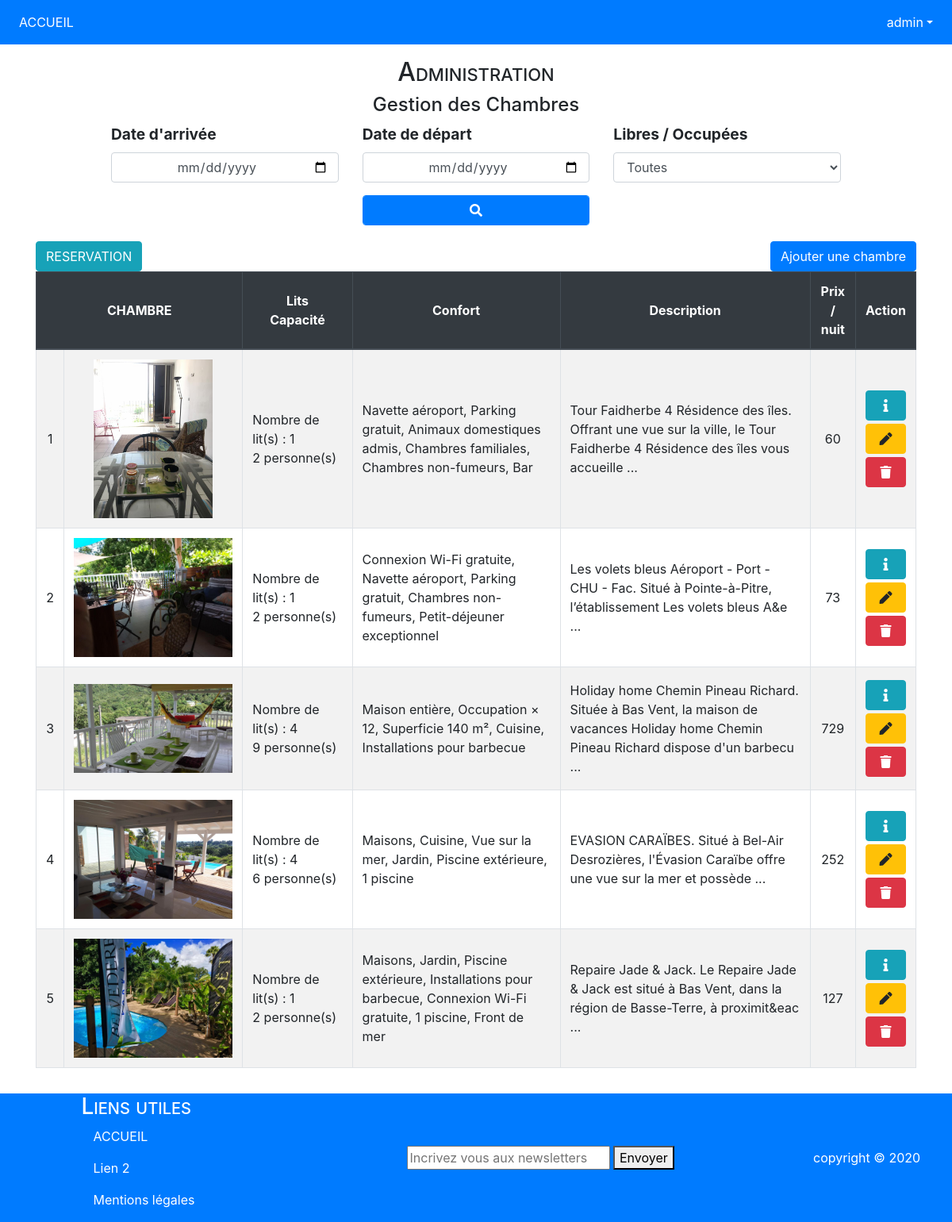
Page /Admin/chambre.php (signed in) on the committed database.
### tables this page shows
CREATE TABLE `chambre` (
  `numChambre` int(11) NOT NULL,
  `prix` int(11) NOT NULL,
  `nbLits` int(11) NOT NULL,
  `nbPers` int(11) NOT NULL,
  `confort` varchar(300) NOT NULL,
  `image` varchar(50) NOT NULL,
  `description` varchar(1500) NOT NULL
);

### Admin/chambre.php (the view, shortened to what this page needs)
<?php require_once('../Partials/Header.php'); ?>
<?php
require_once('../Connexion.php');
if($connect) {
    $occupationRes = 'Toutes les chambres';
    function f_ch_retourBdd($str) {
        $str = stripslashes(html_entity_decode($str));
        return $str;
    }
    function f_imgAlt($img) {
        return substr($img, 0, strrpos($img, '.'));
    }
    if(!isset($_GET['search']) || (empty($_GET['dateArrSearch']) && empty($_GET['dateDepSearch']))) {
        $sql = "SELECT * FROM chambre";
        $res = mysqli_prepare($connect, $sql);
        $nbRow = '';
    }
    mysqli_stmt_execute($res);
    mysqli_stmt_bind_result($res, $nCh, $prix, $nbLits, $nbPers, $conf, $img, $descr);
    if(isset($nbRow)) {
        mysqli_stmt_store_result($res);
        $nbRow = mysqli_stmt_num_rows($res);
    }
    while(mysqli_stmt_fetch($res)) {
        $tabFetch_ch[] = [
            'nCh' => $nCh,
            'prix' => $prix,
            'nbLits' => $nbLits,
            'nbPers' => $nbPers,
            'conf' => $conf,
            'img' => $img,
            'descr' => strlen($descr) > 150 ? substr($descr, 0, 150)." ..." : $descr
        ];
    }
    if(isset($nbRow)) { mysqli_stmt_free_result($res); }
} else { echo "<script>alert('Connexion perdue');</script>"; }
?>
<h2 class="text-center">Administration</h2>
<h4 class="text-center">Gestion des Chambres</h4>
<form method="get">
    <div class="row justify-content-center align-items-center">
        <div class="col-md-10 col">
            <div class="row justify-content-center">
                <div class="form-group col-md-4 col">
                    <label for="dateArrSearch">Date d'arrivée</label>
                    <input type="date" id="dateArrSearch" class="form-control text-center" name="dateArrSearch" placeholder="rechercher">
                </div>
                <div class="form-group col-md-4 col">
                    <label for="dateDepSearch">Date de départ</label>
                    <input type="date" id="dateDepSearch" class="form-control text-center" name="dateDepSearch" placeholder="rechercher">
                </div>
                <div class="form-group col-md-4 col-6">
                    <label for="langue">Libres / Occupées</label>
                    <select class="form-control" id="occupation" name="occupation">
                        <option value="Toutes" required>Toutes</option>
                    </select>
                </div>
            </div>
            <div class="row justify-content-center">
                <div class="col-md-4 col-6 mb-3">
                    <button type="submit" class="form-control bg-primary text-white border-primary" id="search" name="search"><i class="fas fa-search"></i></button>
                </div>
            </div>
        </div>
    </div>
</form>
<div class="input-group my-1 justify-content-between" style="margin-bottom: 0 !important;">
    <div>
        <a href="admin.php" class="btn btn-info">RESERVATION</a>
    </div>
    <?php if($_SESSION['role'] == 1) { ?>
    <div>
        <a href="chAjout.php" class="btn btn-primary">Ajouter une chambre</a>
    </div>
    <?php } ?>
</div>
<?php
if(isset($nbRow) && $nbRow == 0) {
    echo "
        <div class='posCenter'>
            <h2 class='text-center'>Il n'y a pas de chambres enregistrée dans votre établissement !</h2>
            <div class='text-center'>
                <a href='chAjout.php' class='btn btn-primary'>Ajouter une chambre</a>
            </div>
        </div>
    ";
} else {
?>
<?php
if(!isset($tabFetch_ch)) {
    echo "
        <div class='posCenter'>
            <h2 class='text-center'>Il n'y a pas de ".$occupationRes." sur la période que vous avez sélectionnée</h2>
        </div>
    ";
} else {
?>
<table class="chambre table table-bordered table-striped table-hover align-middle">
    <thead class="thead-dark text-center">
        <tr>
            <th class="align-middle" colspan="2">CHAMBRE</th>
            <th class="align-middle">
                Lits
                <br>Capacité
            </th>
            <th class="align-middle">Confort</th>
            <th class="align-middle">Description</th>
            <th class="align-middle">Prix<br>/ nuit</th>
            <th class="align-middle">Action</th>
        </tr>
    </thead>
    <tbody>
        <?php
        if($res) {
            foreach($tabFetch_ch as $tabVal) {
        ?>
        <tr>
            <td class="align-middle text-center"><?= $tabVal['nCh']; ?></td>
            <td class="align-middle text-center">
                <div class="divImg">
                    <span>
                        <img src="../Img/<?= $tabVal['img']; ?>" alt="<?= f_imgAlt($tabVal['img']); ?>">
                        <br><img src="../Img/<?= $tabVal['img']; ?>" class="imgHov rounded" alt="<?= f_imgAlt($tabVal['img']); ?>">
                    </span>
                </div>
            </td>
            <td class="align-middle">
                Nombre de lit(s)&nbsp;:&nbsp;<?= $tabVal['nbLits']; ?>
                <br><?= $tabVal['nbPers']; ?>&nbsp;personne(s)
            </td>
            <td class="align-middle"><?= f_ch_retourBdd($tabVal['conf']); ?></td>
            <td class="align-middle"><?= f_ch_retourBdd($tabVal['descr']); ?></td>
            <td class="align-middle text-center"><?= $tabVal['prix']; ?></td>
            <td class="align-middle">
                <div class="my-1"><a href="../Client/chambre_detail.php?id=<?= $tabVal['nCh']; ?>" class="btn btn-info col" title="Détails de la Chambre <?= $tabVal['nCh'] ?>"><i class="fas fa-info"></i></a><div>
                <?php if($_SESSION['role'] == 1) { ?>
                <div class="my-1"><a href="chEdite.php?chambre=<?= $tabVal['nCh']; ?>" class="btn btn-warning col" title="Editer la Chambre <?= $tabVal['nCh']; ?>"><i class="fas fa-pen"></i></a></div>
                <div class="my-1"><a onclick="return confirm('Etes vous sûr...')" href="chSuppr.php?chambre=<?= $tabVal['nCh']; ?>" class="btn btn-danger col" title="Supprimer la Chambre <?= $tabVal['nCh']; ?>"><i class="fas fa-trash"></i></a></div>
                <?php } ?>
            </td>
        </tr>
        <?php
            }
        }} mysqli_stmt_close($res); ?>
    </tbody>
</table>
<?php
}
require_once('../Partials/Footer.php');
?>

### Partials/Header.php (shortened to what this page needs)
<!DOCTYPE html>
<html lang="fr">
<head>
    <link rel="stylesheet" href="https://use.fontawesome.com/releases/v5.7.0/css/all.css">
    <link rel="stylesheet" href="https://maxcdn.bootstrapcdn.com/bootstrap/4.4.1/css/bootstrap.min.css">
</head>
<body class="container">
    <header>
        <nav id="navHead" class="navbar navbar-expand-sm bg-primary navbar-dark fixed-top mb-5 justify-content-between">
            <ul class="navbar-nav">
                <li class="nav-item active">
                    <a class="nav-link" href="../Client/accueil.php">ACCUEIL</a>
                </li>
            </ul>
            <ul class="navbar-nav">
                <?php if(isset($_SESSION['login'])) { ?>
                <li class="nav-item active dropdown ml-auto ">
                    <a class="nav-link dropdown-toggle" href="#" id="navbardrop" data-toggle="dropdown"><?= $_SESSION['login'] ?><span id="role" class="d-none"><?= $_SESSION['role'] ?></span></a>
                </li>
                <?php } ?>
            </ul>
        </nav>
    </header>
    <main>

### Partials/Footer.php (shortened to what this page needs)
    </main>
    <footer>
        <nav id="navFoot" class="navbar-expand-sm bg-primary navbar-dark text-white fixed-bottom">
            <div class="row align-items-center">
                <div class="offset-1 col-4">
                    <h3>Liens utiles</h3>
                    <p class="col"><a class="text-white" href="../Client/Accueil.php">ACCUEIL</a> </p>
                    <p class="col">Lien 2</p>
                    <p class="col">Mentions légales</p>
                </div>
                <div class="col-5">
                    <form action="">
                        <input type="text" name="newsletters" id="" placeholder="Incrivez vous aux newsletters">
                        <button type="submit">Envoyer</button>
                    </form>
                </div>
                <div class="col-2">
                    <div>copyright &copy; 2020</div>
                </div>
            </div>
        </nav>
    </footer>
</body>
</html>

### Partials/Header.php (style rules this page uses)
h1, h2, h3 { font-variant: small-caps; }
label { font-weight: bold; }
.accueil, .chDetail, label { font-size: 1.2rem; }
.chambre .divImg img, .chEdit .divImg img { max-width: 200px; max-height: 200px; }
.chambre .divImg, .chEdit .divImg { position: relative; }

### rows in the picture
chambre: nCh "1", image (picture), nbLits "1", nbPers "2", confort "Navette aéroport, Parking gratuit, Animaux domestiques admis, Chambres familiales, Chambres non-fumeurs, Bar", descr "Tour Faidherbe 4 Résidence des îles. Offrant une vue sur la ville, le Tour Faidherbe 4 Résidence des îles vous accueille ...", prix "60"
chambre: nCh "2", image (picture), nbLits "1", nbPers "2", confort "Connexion Wi-Fi gratuite, Navette aéroport, Parking gratuit, Chambres non-fumeurs, Petit-déjeuner exceptionnel", descr "Les volets bleus Aéroport - Port - CHU - Fac. Situé à Pointe-à-Pitre, l’établissement Les volets bleus A&e ...", prix "73"
chambre: numChambre "3", image (picture), nbLits "4", nbPers "9", confort "Maison entière, Occupation × 12, Superficie 140 m², Cuisine, Installations pour barbecue", descr "Holiday home Chemin Pineau Richard. Située à Bas Vent, la maison de vacances Holiday home Chemin Pineau Richard dispose d'un barbecu ...", prix "729"
chambre: numChambre "4", image (picture), nbLits "4", nbPers "6", confort "Maisons, Cuisine, Vue sur la mer, Jardin, Piscine extérieure, 1 piscine", descr "EVASION CARAÏBES. Situé à Bel-Air Desrozières, l'Évasion Caraïbe offre une vue sur la mer et possède ...", prix "252"
chambre: numChambre "5", image (picture), nbLits "1", nbPers "2", confort "Maisons, Jardin, Piscine extérieure, Installations pour barbecue, Connexion Wi-Fi gratuite, 1 piscine, Front de mer", descr "Repaire Jade & Jack. Le Repaire Jade & Jack est situé à Bas Vent, dans la région de Basse-Terre, à proximit&eac ...", prix "127"

### other values in the picture
$_SESSION['login'] "admin"
